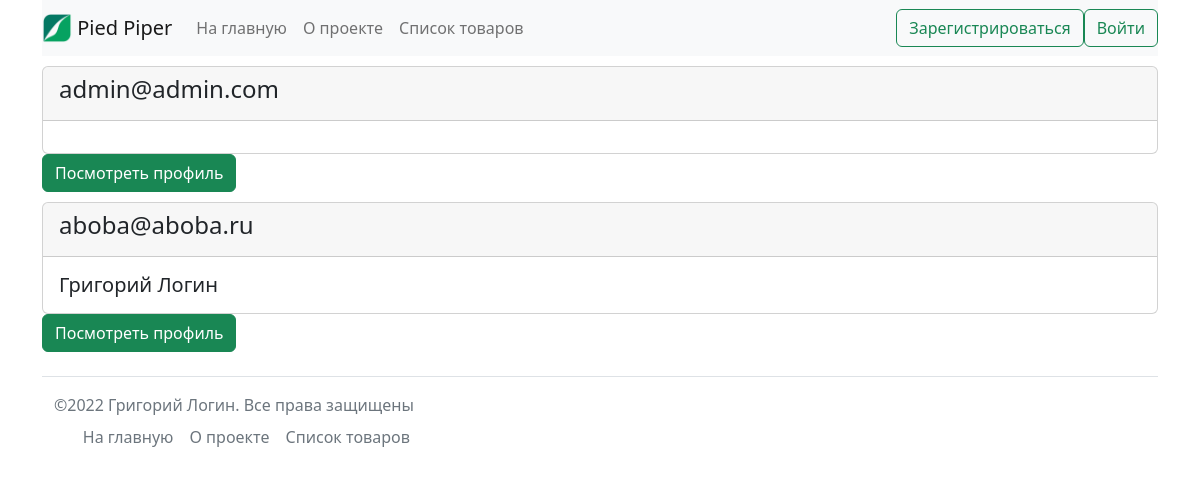
Before: /users_list/ with the older database file.
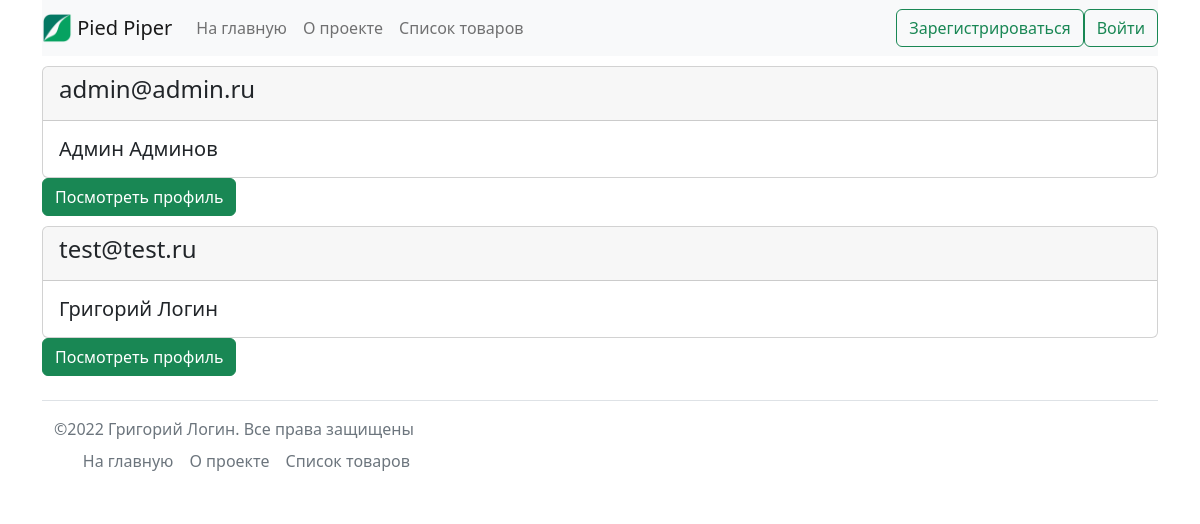
After: the same page with the newer database file.
### users/models.py (models this page shows, shortened)
class CustomUser(AbstractUser):
    username = None
    email = models.EmailField(
        'email',
        unique=True,
        help_text='Ваш email',
    )
    birthday = models.DateField(
        'день рождения',
        null=True,
        blank=True,
        help_text='Дата в формате дд.мм.гггг',
    )
    USERNAME_FIELD = 'email'
    REQUIRED_FIELDS = []
    objects = CustomUserManager()
    class Meta:
        verbose_name = 'пользователь'
        verbose_name_plural = 'пользователи'

### users/views.py (the view)
class UsersList(generic.ListView):
    model = CustomUser
    template_name = 'users/user_list.html'
    def get_context_data(self, **kwargs):
        context = {}
        context['items'] = CustomUser.objects.all().filter(is_active=True)
        context['title'] = 'Ваш профиль'
        return context

### core/context_processors.py (called while the page is built)
def birthday(request):
    return {
        'birthday': CustomUser.objects.filter(birthday=date.today()),
        }

### templates/users/user_list.html
{% extends 'base.html' %}
{% block content %}
    {% for item in items %}
        <div class="card">
            <div class="card-header">
                <h4>{{ item.email }}</h4>
            </div>
            <div class="card-body">
                <h5 class="card-text">{{ item.first_name }} {{ item.last_name }}</h5>
            </div>
        </div>
        <a href="{% url 'users:profile' item.pk %}" class="btn btn-success">
            Посмотреть профиль
        </a>
    {% endfor %}
{% endblock content %}

Changed rows visible on the page:
removed CustomUser: email "aboba@aboba.ru", first_name "Григорий", last_name "Логин"
changed CustomUser: email "admin@admin.com" → "admin@admin.ru"; first_name (not shown) → "Админ"; last_name (not shown) → "Админов"
added CustomUser: email "test@test.ru", first_name "Григорий", last_name "Логин"
